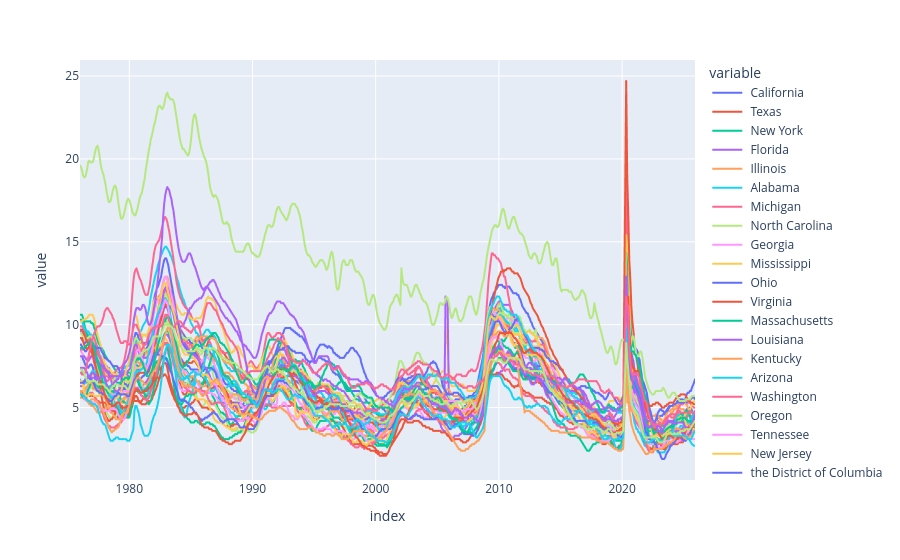

This figure's notebook cell:
### Code cell
px.line(unemp_states)

### Figure 1 — Plotly figure (JSON) as saved in the notebook; plotly's stock layout.template omitted (floating-point values rounded to 4 significant figures; data arrays with more than 128 entries replaced by an {"elided": "..."} marker saying what was removed)
{"data": [{"hovertemplate": "variable= California<br>index=%{x}<br>value=%{y}<extra></extra>", "legendgroup": " California", "line": {"color": "#636efa", "dash": "solid"}, "marker": {"symbol": "circle"}, "mode": "lines", "name": " California", "showlegend": true, "type": "scattergl", "x": {"elided": "597 str values"}, "xaxis": "x", "y": {"elided": "597 float values"}, "yaxis": "y"}, {"hovertemplate": "variable= Texas<br>index=%{x}<br>value=%{y}<extra></extra>", "legendgroup": " Texas", "line": {"color": "#EF553B", "dash": "solid"}, "marker": {"symbol": "circle"}, "mode": "lines", "name": " Texas", "showlegend": true, "type": "scattergl", "x": {"elided": "597 str values"}, "xaxis": "x", "y": {"elided": "597 float values"}, "yaxis": "y"}, {"hovertemplate": "variable= New York<br>index=%{x}<br>value=%{y}<extra></extra>", "legendgroup": " New York", "line": {"color": "#00cc96", "dash": "solid"}, "marker": {"symbol": "circle"}, "mode": "lines", "name": " New York", "showlegend": true, "type": "scattergl", "x": {"elided": "597 str values"}, "xaxis": "x", "y": {"elided": "597 float values"}, "yaxis": "y"}, {"hovertemplate": "variable= Florida<br>index=%{x}<br>value=%{y}<extra></extra>", "legendgroup": " Florida", "line": {"color": "#ab63fa", "dash": "solid"}, "marker": {"symbol": "circle"}, "mode": "lines", "name": " Florida", "showlegend": true, "type": "scattergl", "x": {"elided": "597 str values"}, "xaxis": "x", "y": {"elided": "597 float values"}, "yaxis": "y"}, {"hovertemplate": "variable= Illinois<br>index=%{x}<br>value=%{y}<extra></extra>", "legendgroup": " Illinois", "line": {"color": "#FFA15A", "dash": "solid"}, "marker": {"symbol": "circle"}, "mode": "lines", "name": " Illinois", "showlegend": true, "type": "scattergl", "x": {"elided": "597 str values"}, "xaxis": "x", "y": {"elided": "597 float values"}, "yaxis": "y"}, {"hovertemplate": "variable= Alabama<br>index=%{x}<br>value=%{y}<extra></extra>", "legendgroup": " Alabama", "line": {"color": "#19d3f3", "dash": "solid"}, "marker": {"symbol": "circle"}, "mode": "lines", "name": " Alabama", "showlegend": true, "type": "scattergl", "x": {"elided": "597 str values"}, "xaxis": "x", "y": {"elided": "597 float values"}, "yaxis": "y"}, {"hovertemplate": "variable= Michigan<br>index=%{x}<br>value=%{y}<extra></extra>", "legendgroup": " Michigan", "line": {"color": "#FF6692", "dash": "solid"}, "marker": {"symbol": "circle"}, "mode": "lines", "name": " Michigan", "showlegend": true, "type": "scattergl", "x": {"elided": "597 str values"}, "xaxis": "x", "y": {"elided": "597 float values"}, "yaxis": "y"}, {"hovertemplate": "variable= North Carolina<br>index=%{x}<br>value=%{y}<extra></extra>", "legendgroup": " North Carolina", "line": {"color": "#B6E880", "dash": "solid"}, "marker": {"symbol": "circle"}, "mode": "lines", "name": " North Carolina", "showlegend": true, "type": "scattergl", "x": {"elided": "597 str values"}, "xaxis": "x", "y": {"elided": "597 float values"}, "yaxis": "y"}, {"hovertemplate": "variable= Georgia<br>index=%{x}<br>value=%{y}<extra></extra>", "legendgroup": " Georgia", "line": {"color": "#FF97FF", "dash": "solid"}, "marker": {"symbol": "circle"}, "mode": "lines", "name": " Georgia", "showlegend": true, "type": "scattergl", "x": {"elided": "597 str values"}, "xaxis": "x", "y": {"elided": "597 float values"}, "yaxis": "y"}, {"hovertemplate": "variable= Mississippi<br>index=%{x}<br>value=%{y}<extra></extra>", "legendgroup": " Mississippi", "line": {"color": "#FECB52", "dash": "solid"}, "marker": {"symbol": "circle"}, "mode": "lines", "name": " Mississippi", "showlegend": true, "type": "scattergl", "x": {"elided": "597 str values"}, "xaxis": "x", "y": {"elided": "597 float values"}, "yaxis": "y"}, {"hovertemplate": "variable= Ohio<br>index=%{x}<br>value=%{y}<extra></extra>", "legendgroup": " Ohio", "line": {"color": "#636efa", "dash": "solid"}, "marker": {"symbol": "circle"}, "mode": "lines", "name": " Ohio", "showlegend": true, "type": "scattergl", "x": {"elided": "597 str values"}, "xaxis": "x", "y": {"elided": "597 float values"}, "yaxis": "y"}, {"hovertemplate": "variable= Virginia<br>index=%{x}<br>value=%{y}<extra></extra>", "legendgroup": " Virginia", "line": {"color": "#EF553B", "dash": "solid"}, "marker": {"symbol": "circle"}, "mode": "lines", "name": " Virginia", "showlegend": true, "type": "scattergl", "x": {"elided": "597 str values"}, "xaxis": "x", "y": {"elided": "597 float values"}, "yaxis": "y"}, {"hovertemplate": "variable= Massachusetts<br>index=%{x}<br>value=%{y}<extra></extra>", "legendgroup": " Massachusetts", "line": {"color": "#00cc96", "dash": "solid"}, "marker": {"symbol": "circle"}, "mode": "lines", "name": " Massachusetts", "showlegend": true, "type": "scattergl", "x": {"elided": "597 str values"}, "xaxis": "x", "y": {"elided": "597 float values"}, "yaxis": "y"}, {"hovertemplate": "variable= Louisiana<br>index=%{x}<br>value=%{y}<extra></extra>", "legendgroup": " Louisiana", "line": {"color": "#ab63fa", "dash": "solid"}, "marker": {"symbol": "circle"}, "mode": "lines", "name": " Louisiana", "showlegend": true, "type": "scattergl", "x": {"elided": "597 str values"}, "xaxis": "x", "y": {"elided": "597 float values"}, "yaxis": "y"}, {"hovertemplate": "variable= Kentucky<br>index=%{x}<br>value=%{y}<extra></extra>", "legendgroup": " Kentucky", "line": {"color": "#FFA15A", "dash": "solid"}, "marker": {"symbol": "circle"}, "mode": "lines", "name": " Kentucky", "showlegend": true, "type": "scattergl", "x": {"elided": "597 str values"}, "xaxis": "x", "y": {"elided": "597 float values"}, "yaxis": "y"}, {"hovertemplate": "variable= Arizona<br>index=%{x}<br>value=%{y}<extra></extra>", "legendgroup": " Arizona", "line": {"color": "#19d3f3", "dash": "solid"}, "marker": {"symbol": "circle"}, "mode": "lines", "name": " Arizona", "showlegend": true, "type": "scattergl", "x": {"elided": "597 str values"}, "xaxis": "x", "y": {"elided": "597 float values"}, "yaxis": "y"}, {"hovertemplate": "variable= Washington<br>index=%{x}<br>value=%{y}<extra></extra>", "legendgroup": " Washington", "line": {"color": "#FF6692", "dash": "solid"}, "marker": {"symbol": "circle"}, "mode": "lines", "name": " Washington", "showlegend": true, "type": "scattergl", "x": {"elided": "597 str values"}, "xaxis": "x", "y": {"elided": "597 float values"}, "yaxis": "y"}, {"hovertemplate": "variable= Oregon<br>index=%{x}<br>value=%{y}<extra></extra>", "legendgroup": " Oregon", "line": {"color": "#B6E880", "dash": "solid"}, "marker": {"symbol": "circle"}, "mode": "lines", "name": " Oregon", "showlegend": true, "type": "scattergl", "x": {"elided": "597 str values"}, "xaxis": "x", "y": {"elided": "597 float values"}, "yaxis": "y"}, {"hovertemplate": "variable= Tennessee<br>index=%{x}<br>value=%{y}<extra></extra>", "legendgroup": " Tennessee", "line": {"color": "#FF97FF", "dash": "solid"}, "marker": {"symbol": "circle"}, "mode": "lines", "name": " Tennessee", "showlegend": true, "type": "scattergl", "x": {"elided": "597 str values"}, "xaxis": "x", "y": {"elided": "597 float values"}, "yaxis": "y"}, {"hovertemplate": "variable= New Jersey<br>index=%{x}<br>value=%{y}<extra></extra>", "legendgroup": " New Jersey", "line": {"color": "#FECB52", "dash": "solid"}, "marker": {"symbol": "circle"}, "mode": "lines", "name": " New Jersey", "showlegend": true, "type": "scattergl", "x": {"elided": "597 str values"}, "xaxis": "x", "y": {"elided": "597 float values"}, "yaxis": "y"}, {"hovertemplate": "variable= the District of Columbia<br>index=%{x}<br>value=%{y}<extra></extra>", "legendgroup": " the District of Columbia", "line": {"color": "#636efa", "dash": "solid"}, "marker": {"symbol": "circle"}, "mode": "lines", "name": " the District of Columbia", "showlegend": true, "type": "scattergl", "x": {"elided": "597 str values"}, "xaxis": "x", "y": {"elided": "597 float values"}, "yaxis": "y"}, {"hovertemplate": "variable= Nevada<br>index=%{x}<br>value=%{y}<extra></extra>", "legendgroup": " Nevada", "line": {"color": "#EF553B", "dash": "solid"}, "marker": {"symbol": "circle"}, "mode": "lines", "name": " Nevada", "showlegend": true, "type": "scattergl", "x": {"elided": "597 str values"}, "xaxis": "x", "y": {"elided": "597 float values"}, "yaxis": "y"}, {"hovertemplate": "variable= Colorado<br>index=%{x}<br>value=%{y}<extra></extra>", "legendgroup": " Colorado", "line": {"color": "#00cc96", "dash": "solid"}, "marker": {"symbol": "circle"}, "mode": "lines", "name": " Colorado", "showlegend": true, "type": "scattergl", "x": {"elided": "597 str values"}, "xaxis": "x", "y": {"elided": "597 float values"}, "yaxis": "y"}, {"hovertemplate": "variable= Pennsylvania<br>index=%{x}<br>value=%{y}<extra></extra>", "legendgroup": " Pennsylvania", "line": {"color": "#ab63fa", "dash": "solid"}, "marker": {"symbol": "circle"}, "mode": "lines", "name": " Pennsylvania", "showlegend": true, "type": "scattergl", "x": {"elided": "597 str values"}, "xaxis": "x", "y": {"elided": "597 float values"}, "yaxis": "y"}, {"hovertemplate": "variable= Missouri<br>index=%{x}<br>value=%{y}<extra></extra>", "legendgroup": " Missouri", "line": {"color": "#FFA15A", "dash": "solid"}, "marker": {"symbol": "circle"}, "mode": "lines", "name": " Missouri", "showlegend": true, "type": "scattergl", "x": {"elided": "597 str values"}, "xaxis": "x", "y": {"elided": "597 float values"}, "yaxis": "y"}, {"hovertemplate": "variable= South Carolina<br>index=%{x}<br>value=%{y}<extra></extra>", "legendgroup": " South Carolina", "line": {"color": "#19d3f3", "dash": "solid"}, "marker": {"symbol": "circle"}, "mode": "lines", "name": " South Carolina", "showlegend": true, "type": "scattergl", "x": {"elided": "597 str values"}, "xaxis": "x", "y": {"elided": "597 float values"}, "yaxis": "y"}, {"hovertemplate": "variable= Minnesota<br>index=%{x}<br>value=%{y}<extra></extra>", "legendgroup": " Minnesota", "line": {"color": "#FF6692", "dash": "solid"}, "marker": {"symbol": "circle"}, "mode": "lines", "name": " Minnesota", "showlegend": true, "type": "scattergl", "x": {"elided": "597 str values"}, "xaxis": "x", "y": {"elided": "597 float values"}, "yaxis": "y"}, {"hovertemplate": "variable= Puerto Rico<br>index=%{x}<br>value=%{y}<extra></extra>", "legendgroup": " Puerto Rico", "line": {"color": "#B6E880", "dash": "solid"}, "marker": {"symbol": "circle"}, "mode": "lines", "name": " Puerto Rico", "showlegend": true, "type": "scattergl", "x": {"elided": "597 str values"}, "xaxis": "x", "y": {"elided": "597 float values"}, "yaxis": "y"}, {"hovertemplate": "variable= Wisconsin<br>index=%{x}<br>value=%{y}<extra></extra>", "legendgroup": " Wisconsin", "line": {"color": "#FF97FF", "dash": "solid"}, "marker": {"symbol": "circle"}, "mode": "lines", "name": " Wisconsin", "showlegend": true, "type": "scattergl", "x": {"elided": "597 str values"}, "xaxis": "x", "y": {"elided": "597 float values"}, "yaxis": "y"}, {"hovertemplate": "variable= Indiana<br>index=%{x}<br>value=%{y}<extra></extra>", "legendgroup": " Indiana", "line": {"color": "#FECB52", "dash": "solid"}, "marker": {"symbol": "circle"}, "mode": "lines", "name": " Indiana", "showlegend": true, "type": "scattergl", "x": {"elided": "597 str values"}, "xaxis": "x", "y": {"elided": "597 float values"}, "yaxis": "y"}, {"hovertemplate": "variable= Maryland<br>index=%{x}<br>value=%{y}<extra></extra>", "legendgroup": " Maryland", "line": {"color": "#636efa", "dash": "solid"}, "marker": {"symbol": "circle"}, "mode": "lines", "name": " Maryland", "showlegend": true, "type": "scattergl", "x": {"elided": "597 str values"}, "xaxis": "x", "y": {"elided": "597 float values"}, "yaxis": "y"}, {"hovertemplate": "variable= Connecticut<br>index=%{x}<br>value=%{y}<extra></extra>", "legendgroup": " Connecticut", "line": {"color": "#EF553B", "dash": "solid"}, "marker": {"symbol": "circle"}, "mode": "lines", "name": " Connecticut", "showlegend": true, "type": "scattergl", "x": {"elided": "597 str values"}, "xaxis": "x", "y": {"elided": "597 float values"}, "yaxis": "y"}, {"hovertemplate": "variable= New Mexico<br>index=%{x}<br>value=%{y}<extra></extra>", "legendgroup": " New Mexico", "line": {"color": "#00cc96", "dash": "solid"}, "marker": {"symbol": "circle"}, "mode": "lines", "name": " New Mexico", "showlegend": true, "type": "scattergl", "x": {"elided": "597 str values"}, "xaxis": "x", "y": {"elided": "597 float values"}, "yaxis": "y"}, {"hovertemplate": "variable= West Virginia<br>index=%{x}<br>value=%{y}<extra></extra>", "legendgroup": " West Virginia", "line": {"color": "#ab63fa", "dash": "solid"}, "marker": {"symbol": "circle"}, "mode": "lines", "name": " West Virginia", "showlegend": true, "type": "scattergl", "x": {"elided": "597 str values"}, "xaxis": "x", "y": {"elided": "597 float values"}, "yaxis": "y"}, {"hovertemplate": "variable= Utah<br>index=%{x}<br>value=%{y}<extra></extra>", "legendgroup": " Utah", "line": {"color": "#FFA15A", "dash": "solid"}, "marker": {"symbol": "circle"}, "mode": "lines", "name": " Utah", "showlegend": true, "type": "scattergl", "x": {"elided": "597 str values"}, "xaxis": "x", "y": {"elided": "597 float values"}, "yaxis": "y"}, {"hovertemplate": "variable= Oklahoma<br>index=%{x}<br>value=%{y}<extra></extra>", "legendgroup": " Oklahoma", "line": {"color": "#19d3f3", "dash": "solid"}, "marker": {"symbol": "circle"}, "mode": "lines", "name": " Oklahoma", "showlegend": true, "type": "scattergl", "x": {"elided": "597 str values"}, "xaxis": "x", "y": {"elided": "597 float values"}, "yaxis": "y"}, {"hovertemplate": "variable= Alaska<br>index=%{x}<br>value=%{y}<extra></extra>", "legendgroup": " Alaska", "line": {"color": "#FF6692", "dash": "solid"}, "marker": {"symbol": "circle"}, "mode": "lines", "name": " Alaska", "showlegend": true, "type": "scattergl", "x": {"elided": "597 str values"}, "xaxis": "x", "y": {"elided": "597 float values"}, "yaxis": "y"}, {"hovertemplate": "variable= Arkansas<br>index=%{x}<br>value=%{y}<extra></extra>", "legendgroup": " Arkansas", "line": {"color": "#B6E880", "dash": "solid"}, "marker": {"symbol": "circle"}, "mode": "lines", "name": " Arkansas", "showlegend": true, "type": "scattergl", "x": {"elided": "597 str values"}, "xaxis": "x", "y": {"elided": "597 float values"}, "yaxis": "y"}], "layout": {"legend": {"title": {"text": "variable"}, "tracegroupgap": 0}, "margin": {"t": 60}, "xaxis": {"anchor": "y", "domain": [0, 1], "title": {"text": "index"}}, "yaxis": {"anchor": "x", "domain": [0, 1], "title": {"text": "value"}}}}
